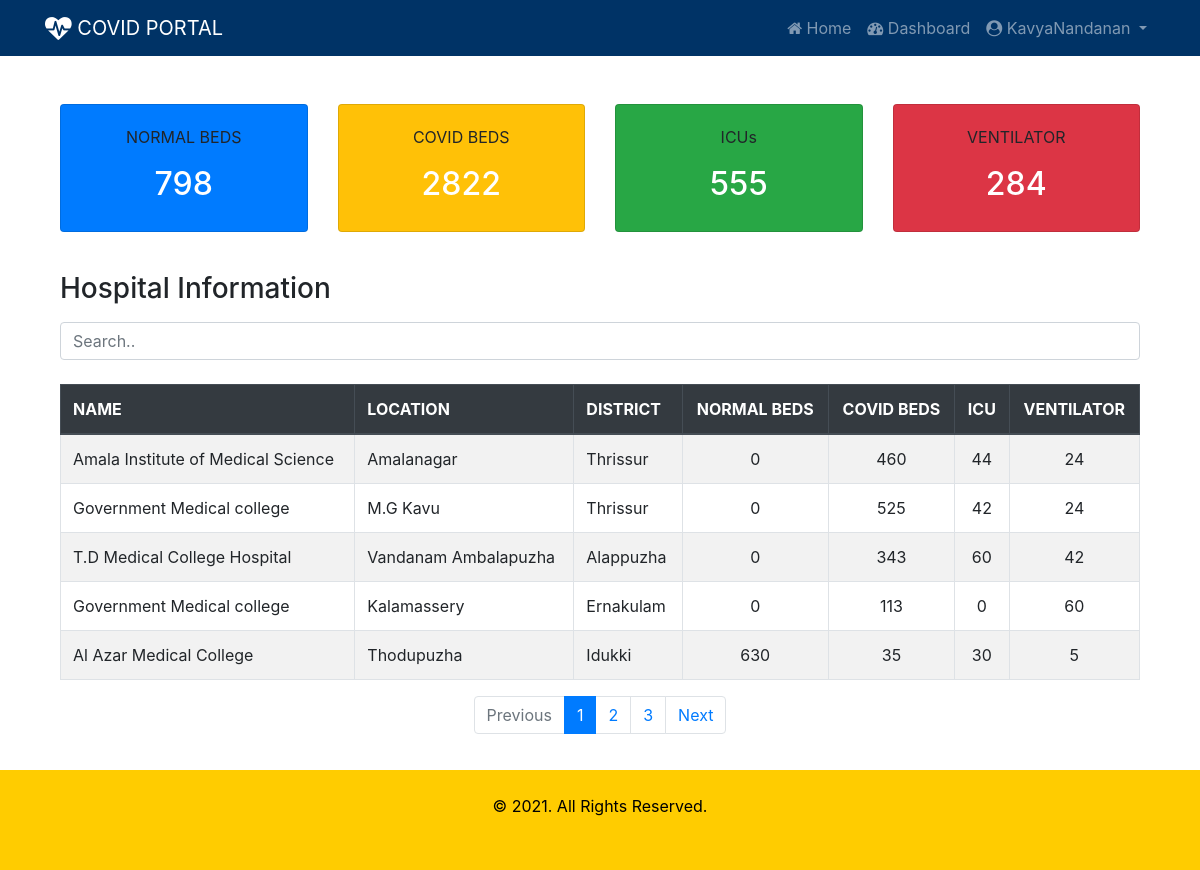
/beds/ (signed in), run on the app's committed database.
### beds/models.py (models this page shows, shortened)
class Hospital(models.Model):
    sc = (
    ('gov', 'Government'),
    ('prv', 'Private')
    )
    name = models.CharField(max_length=50)
    location = models.CharField(max_length=50)
    district = models.CharField(max_length=2, choices=dt)
    phone = models.CharField(max_length=12)
    sector = models.CharField(max_length=3, choices=sc)
    covid_beds = models.IntegerField()
    normal_beds = models.IntegerField()
    icu_beds = models.IntegerField()
    ventilator = models.IntegerField()
    user = models.OneToOneField(User, on_delete=models.CASCADE)

### beds/views.py (the view)
# urls.py: path('', views.index, name='index'),
def index(request):
    normal_beds = Hospital.objects.aggregate(total=Sum('normal_beds'))
    covid_beds = Hospital.objects.aggregate(total=Sum('covid_beds'))
    icu = Hospital.objects.aggregate(total=Sum('icu_beds'))
    ventilator = Hospital.objects.aggregate(total=Sum('ventilator'))
    page = request.GET.get('page', 1)
    hospital_list = Hospital.objects.all()
    paginator = Paginator(hospital_list, 5)
    try:
        hospitals = paginator.page(page)
    except PageNotAnInteger:
        hospitals = paginator.page(1)
    except EmptyPage:
        hospitals = paginator.page(paginator.num_pages)
    context = {
        'normal_beds': normal_beds,
        'covid_beds': covid_beds,
        'icu': icu,
        'ventilator': ventilator,
        'hospitals': hospitals
    }
    return render(request, 'beds/summary.html', context)

### beds/templates/beds/summary.html (shortened to what this page needs)
{% extends 'beds/index.html' %}
{% block content %}
<div class="container mt-4 pt-4 pb-4">
  <div class="card-deck">
    <div class="card bg-primary">
      <div class="card-body text-center">
        <p class="card-text">NORMAL BEDS</p>
        <h2 class="text-white">{{ normal_beds.total }}</h2>
      </div>
    </div>
    <div class="card bg-warning">
      <div class="card-body text-center">
        <p class="card-text">COVID BEDS</p>
        <h2 class="text-white">{{ covid_beds.total }}</h2>
      </div>
    </div>
    <div class="card bg-success">
      <div class="card-body text-center">
        <p class="card-text">ICUs</p>
        <h2 class="text-white">{{ icu.total }}</h2>
      </div>
    </div>
    <div class="card bg-danger">
      <div class="card-body text-center">
        <p class="card-text">VENTILATOR</p>
        <h2 class="text-white">{{ ventilator.total }}</h2>
      </div>
    </div>
  </div>
</div>
<div class="container mt-3">
  <h3 class="mb-3">Hospital Information</h3>
  <input class="form-control" id="myInput" type="text" placeholder="Search..">
  <br>
  <table class="table table-bordered table-striped table-hover">
    <thead class="thead-dark">
      <tr>
        <th>NAME</th>
        <th>LOCATION</th>
        <th>DISTRICT</th>
        <th class="text-center">NORMAL BEDS</th>
        <th class="text-center">COVID BEDS</th>
        <th class="text-center">ICU</th>
        <th class="text-center">VENTILATOR</th>
      </tr>
    </thead>
    <tbody id="myTable">
      {% for hospital in hospitals %}
        <tr>
          <td>{{ hospital.name }}</td>
          <td>{{ hospital.location}}</td>
          <td>{{ hospital.get_district_display}}</td>
          <td class="text-center">{{ hospital.normal_beds}}</td>
          <td class="text-center">{{ hospital.covid_beds}}</td>
          <td class="text-center">{{ hospital.icu_beds}}</td>
          <td class="text-center">{{ hospital.ventilator}}</td>
        </tr>
      {% endfor %}
    </tbody>
  </table>
  {% if hospitals.has_other_pages %}
  <nav aria-label="Pagination">
    <ul class="pagination justify-content-center">
      {% if hospitals.has_previous %}
        <li class="page-item"><a class="page-link" href="?page={{ hospitals.previous_page_number }}">Previous</a></li>
      {% else %}
        <li class="page-item disabled"><a class="page-link" href="#" tabindex="-1">Previous</a></li>
      {% endif %}
      {% for i in hospitals.paginator.page_range %}
        {% if hospitals.number == i %}
          <li class="page-item active"><a class="page-link" href="#"><span>{{ i }} <span class="sr-only">(current)</span></span></a></li>
        {% else %}
          <li class="page-item"><a class="page-link" href="?page={{ i }}">{{ i }}</a></li>
        {% endif %}
      {% endfor %}
      {% if hospitals.has_next %}
        <li class="page-item"><a class="page-link" href="?page={{ hospitals.next_page_number }}">Next</a></li>
      {% else %}
        <li class="page-item disabled"><a class="page-link" href="#">Next</a></li>
      {% endif %}
    </ul>
  </nav>
  {% endif %}
  <div style="height:120px;"></div>
</div>
{% endblock %}

### beds/templates/beds/index.html (shortened to what this page needs)
{% load static %}
<!DOCTYPE html>
<html lang="en">
<head>
  <link rel="stylesheet" href="https://cdnjs.cloudflare.com/ajax/libs/font-awesome/4.7.0/css/font-awesome.min.css">
  <link rel="stylesheet" href="https://maxcdn.bootstrapcdn.com/bootstrap/4.5.2/css/bootstrap.min.css">
  <link rel="stylesheet" href="{% static 'beds/css/style.css'%}">
</head>
<body>
<nav class="navbar navbar-expand-sm bg-navy navbar-dark">
  <div class="container">
    <a class="navbar-brand" href="#"><i class="fa fa-heartbeat fa-lg"></i> COVID PORTAL</a>
    {% if user.is_authenticated %}
      <ul class="navbar-nav">
        <li class="nav-item">
          <a class="nav-link" href="{% url 'index' %}"><i class="fa fa-home"></i> Home </a>
        </li>
        <li class="nav-item">
          <a class="nav-link" href="{% url 'dashboard' %}"><i class="fa fa-dashboard"></i> Dashboard </a>
        </li>
       <li class="nav-item dropdown">
         <a class="nav-link dropdown-toggle" href="#" id="navbardrop" data-toggle="dropdown">
           <i class="fa fa-user-circle"></i> {{ user.username }}
         </a>
       </li>
      </ul>
    {% endif %}
  </div>
</nav>
<div class="container">
  {% block content %}
  {% endblock %}
</div>
<footer class="footer" style="position:fixed; bottom:0; width:100%;">
  <div class="container-fluid p-4" >
    <p class="text-center"> &copy; 2021. All Rights Reserved.</p>
  </div>
</footer>
</body>
</html>

### beds/static/beds/css/style.css (style rules this page uses)
.bg-navy { background-color: #003366; color: white; }
.footer { background-color: #ffcc00; color: black; height: 100px; }

### data on the page
Hospital: name "Amala Institute of Medical Science", location "Amalanagar", district "Thrissur", normal_beds "0", covid_beds "460", icu_beds "44", ventilator "24"
Hospital: name "Government Medical college", location "M.G Kavu", district "Thrissur", normal_beds "0", covid_beds "525", icu_beds "42", ventilator "24"
Hospital: name "T.D Medical College Hospital", location "Vandanam Ambalapuzha", district "Alappuzha", normal_beds "0", covid_beds "343", icu_beds "60", ventilator "42"
Hospital: name "Government Medical college", location "Kalamassery", district "Ernakulam", normal_beds "0", covid_beds "113", icu_beds "0", ventilator "60"
Hospital: name "Al Azar Medical College", location "Thodupuzha", district "Idukki", normal_beds "630", covid_beds "35", icu_beds "30", ventilator "5"

### other printed values
{{ user.username }} "KavyaNandanan"
{{ normal_beds.total }} "798"
{{ covid_beds.total }} "2822"
{{ icu.total }} "555"
{{ ventilator.total }} "284"
{{ i }} "1"
{{ i }} "2" "3"
